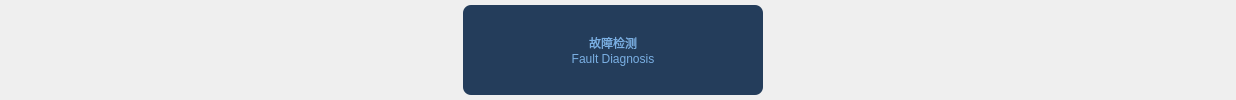
         <widget class="QWidget" name="FaultDetectPage">
          <property name="styleSheet">
           <string notr="true">#FaultDetectPage
{
background-color: rgb(14, 26, 50);
}</string>
          </property>
          <layout class="QVBoxLayout" name="verticalLayout_6">
           <property name="spacing">
            <number>0</number>
           </property>
           <property name="leftMargin">
            <number>0</number>
           </property>
           <property name="topMargin">
            <number>0</number>
           </property>
           <property name="bottomMargin">
            <number>0</number>
           </property>
           <item>
            <widget class="QWidget" name="FaultDetectWidget" native="true">
             <layout class="QVBoxLayout" name="verticalLayout_12">
              <property name="spacing">
               <number>0</number>
              </property>
              <property name="leftMargin">
               <number>0</number>
              </property>
              <property name="topMargin">
               <number>5</number>
              </property>
              <property name="rightMargin">
               <number>0</number>
              </property>
              <property name="bottomMargin">
               <number>0</number>
              </property>
              <item>
               <widget class="QWidget" name="TopWidget4" native="true">
                <property name="minimumSize">
                 <size>
                  <width>0</width>
                  <height>90</height>
                 </size>
                </property>
                <property name="maximumSize">
                 <size>
                  <width>16777215</width>
                  <height>90</height>
                 </size>
                </property>
                <layout class="QHBoxLayout" name="horizontalLayout_7">
                 <property name="spacing">
                  <number>5</number>
                 </property>
                 <property name="leftMargin">
                  <number>0</number>
                 </property>
                 <property name="topMargin">
                  <number>0</number>
                 </property>
                 <property name="rightMargin">
                  <number>0</number>
                 </property>
                 <property name="bottomMargin">
                  <number>0</number>
                 </property>
                 <item>
                  <spacer name="horizontalSpacer_9">
                   <property name="orientation">
                    <enum>Qt::Horizontal</enum>
                   </property>
                   <property name="sizeHint" stdset="0">
                    <size>
                     <width>463</width>
                     <height>20</height>
                    </size>
                   </property>
                  </spacer>
                 </item>
                 <item>
                  <widget class="QLabel" name="FaultDetectLabel">
                   <property name="minimumSize">
                    <size>
                     <width>300</width>
                     <height>90</height>
                    </size>
                   </property>
                   <property name="maximumSize">
                    <size>
                     <width>16777215</width>
                     <height>90</height>
                    </size>
                   </property>
                   <property name="styleSheet">
                    <string notr="true">QLabel{
border-radius:8px;
background-color: rgb(36, 61, 91);
font: 20pt &quot;楷体&quot; ;
color: rgb(122, 175, 227);
}
/*
QLabel:hover{
background-color: rgb(202, 221, 245);
font: 18pt &quot;楷体&quot;;
}
*/</string>
                   </property>
                   <property name="text">
                    <string>故障检测
Fault Diagnosis</string>
                   </property>
                   <property name="alignment">
                    <set>Qt::AlignCenter</set>
                   </property>
                  </widget>
                 </item>
                 <item>
                  <spacer name="horizontalSpacer_10">
                   <property name="orientation">
                    <enum>Qt::Horizontal</enum>
                   </property>
                   <property name="sizeHint" stdset="0">
                    <size>
                     <width>462</width>
                     <height>20</height>
                    </size>
                   </property>
                  </spacer>
                 </item>
                </layout>
               </widget>
              </item>
              <item>
               <widget class="QWidget" name="BottomWidget4" native="true">
                <property name="styleSheet">
                 <string notr="true">QLabel
{
color: rgb(255, 255, 255);
font: 14pt &quot;楷体&quot;;
font-weight:bold;
}</string>
                </property>
                <layout class="QVBoxLayout" name="verticalLayout_15">
                 <property name="spacing">
                  <number>0</number>
                 </property>
                 <property name="leftMargin">
                  <number>0</number>
                 </property>
                 <property name="topMargin">
                  <number>0</number>
                 </property>
                 <property name="rightMargin">
                  <number>0</number>
                 </property>
                 <property name="bottomMargin">
                  <number>0</number>
                 </property>
                </layout>
               </widget>
              </item>
             </layout>
            </widget>
           </item>
          </layout>
         </widget>
